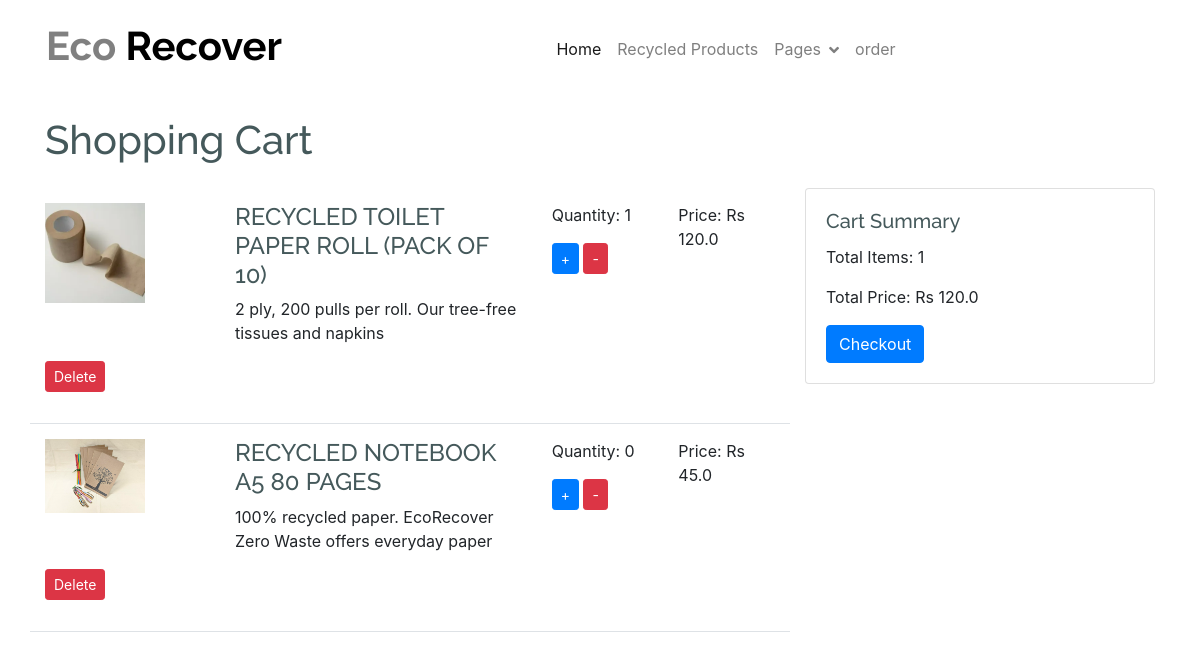
The app's page /view_cart/ (signed in), older data.
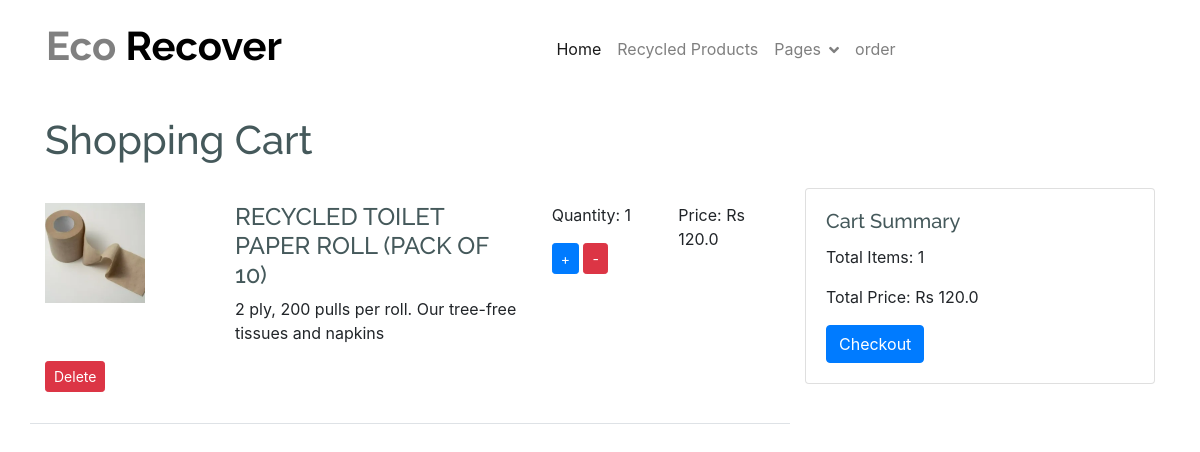
The same page, newer data.
### app322/models.py (models this page shows, shortened)
class Cart(models.Model):
    user = models.ForeignKey(User, on_delete=models.CASCADE)
    product = models.ForeignKey(Product, on_delete=models.CASCADE)
    quantity = models.PositiveIntegerField(default=1)
    date_added = models.DateTimeField(auto_now_add=True)
    image = models.ImageField(upload_to='cart_item_images/', blank=True, null=True)  # Add image field

class Product(models.Model):
    subcategory = models.ForeignKey('Subcategory', on_delete=models.CASCADE, null=True, blank=True)
    user = models.ForeignKey(User, on_delete=models.CASCADE,default=0)
    name = models.CharField(max_length=100, null=False, blank=False)
    product_image = models.ImageField(upload_to="product_images", null=False, blank=False)
    description = models.CharField(max_length=500, null=False, blank=False)
    quantity = models.IntegerField(null=False, blank=False)
    original_price = models.FloatField(null=False, blank=False)
    selling_price = models.FloatField(null=False, blank=False)
    status = models.BooleanField(default=False, help_text="0=default,1=Hidden")
    trending = models.BooleanField(default=False, help_text="0=default,1=Trending")
    created_date = models.DateTimeField(auto_now_add=True)
    updated_date = models.DateTimeField(auto_now=True)

### app322/views.py (the view)
# urls.py: path('view_cart/', views.view_cart, name='view_cart'),
@never_cache
@login_required(login_url='loginn')
def view_cart(request):
    cart_items = Cart.objects.filter(user=request.user)
    total_items = sum(item.quantity for item in cart_items)
    total_price = sum(item.product.selling_price * item.quantity for item in cart_items)
    return render(request, 'main/ecomerce/cart.html', {'cart_items': cart_items, 'total_items': total_items, 'total_price': total_price})

### templates/main/ecomerce/cart.html (shortened to what this page needs)
{% extends 'main/ecomerce/baseeco.html' %}
{% block content %}
<br><br><br><br>
<!DOCTYPE html>
<html lang="en">
<head>
    <link href="https://stackpath.bootstrapcdn.com/bootstrap/4.3.1/css/bootstrap.min.css" rel="stylesheet">
</head>
<body>
<div class="container">
    <h1 class="mb-4">Shopping Cart</h1>
    <div class="row">
        <div class="col-md-8">
            {% if cart_items %}
            {% for item in cart_items %}
            <div class="cart-item row">
                <div class="col-md-3">
                    <img src="{{ item.product.product_image.url }}" alt="{{ item.product.name }}" class="img-fluid">                </div>
                <div class="col-md-5">
                    <h4>{{ item.product.name }}</h4>
                    <p>{{ item.product.description }}</p>
                </div>
                <div class="col-md-2">
                    <p>Quantity: <span id="quantity_{{ item.id }}">{{ item.quantity }}</span></p>
                    <button class="btn btn-sm btn-primary" onclick="updateQuantity('{{ item.id }}', 'add')">+</button>
                    <button class="btn btn-sm btn-danger" onclick="updateQuantity('{{ item.id }}', 'remove')">-</button>
                </div>
                <div class="col-md-2">
                    <p>Price: Rs {{ item.product.selling_price }}</p>
                </div>
                <div class="col-md-2">
                    <p><button class="btn btn-sm btn-danger" onclick="deleteItem('{{ item.id }}')">Delete</button></p>
                </div>
            </div>
            {% endfor %}
            {% else %}
            <p>Your cart is empty.</p>
            {% endif %}
        </div>
        <div class="col-md-4">
            <div class="card">
                <div class="card-body">
                    <h5 class="card-title">Cart Summary</h5>
                    <p class="card-text">Total Items: <span id="total_items">{{ total_items }}</span></p>
                    <p class="card-text">Total Price: <span id="total_price">Rs {{ total_price }}</span></p>
                    <a id="checkoutBtn" href="{% url 'paymentform1' %}?amount={{ total_price }}" class="btn btn-primary{% if total_price <= 0 %} d-none{% endif %}">Checkout</a>
                </div>
            </div>
        </div>
    </div>
</div>
</body>
</html>
{% endblock content %}

### templates/main/ecomerce/baseeco.html (shortened to what this page needs)
<!DOCTYPE html>
{% load static %}
<html lang="en">
    <head>
        <link rel="stylesheet" href="https://use.fontawesome.com/releases/v5.15.4/css/all.css"/>
        <link href="https://cdn.jsdelivr.net/npm/bootstrap-icons@1.4.1/font/bootstrap-icons.css" rel="stylesheet">
        <link href=" {% static 'lib/lightbox/css/lightbox.min.css' %} " rel="stylesheet">
        <link href="{% static 'lib/owlcarousel/assets/owl.carousel.min.css' %}" rel="stylesheet">
        <link href="{% static 'css/ecomerce/bootstrap.min.css' %}" rel="stylesheet">
        <link href="{% static 'css/ecomerce/style.css' %}" rel="stylesheet">
    </head>
    <body>
        <div class="container-fluid fixed-top">
            <div class="container px-0">
                <nav class="navbar navbar-light bg-white navbar-expand-xl">
                    <a href="{% url "index" %}" class="navbar-brand">
                        <h1 class="text-primary display-6">
                            <span style="color: gray; font-weight: bold;">Eco</span>
                            <span style="color: black; font-weight: bold;">Recover</span>
                        </h1>
                    </a>
                    <div class="collapse navbar-collapse bg-white" id="navbarCollapse">
                        <div class="navbar-nav mx-auto">
                            <a href="{% url "ecomerce_index" %}" class="nav-item nav-link active">Home</a>
                            <a href="{% url "all_products" %}" class="nav-item nav-link">Recycled Products</a>
                            <div class="nav-item dropdown">
                                <a href="#" class="nav-link dropdown-toggle" data-bs-toggle="dropdown">Pages</a>
                            </div>
                            <a href="{% url "order_page" %}" class="nav-item nav-link">order</a>
                        </div>
                    </div>
                </nav>
            </div>
        </div>
        {% block content %}{% endblock content %}

### static/css/ecomerce/style.css (style rules this page uses)
.btn { font-weight: 600; transition: .5s; }
.fixed-top { transition: 0.5s; background: var(--bs-white); border: 0; }
.navbar .navbar-nav .nav-link { padding: 10px 15px; font-size: 16px; transition: .5s; }
.navbar { height: 100px; border-bottom: 1px solid rgba(255, 255, 255, .1); }
.navbar .navbar-nav .nav-link:hover, .navbar .navbar-nav .nav-link.active, .fixed-top.bg-white .navbar .navbar-nav .nav-link:hover, .fixed-top.bg-white .navbar .navbar-nav .nav-link.active { color: var(--bs-primary); }
.navbar .dropdown-toggle::after { border: none; content: "\f107"; font-family: "Font Awesome 5 Free"; font-weight: 700; vertical-align: middle; margin-left: 8px; }

### templates/main/ecomerce/cart.html (style rules this page uses)
body { padding-top: 20px; }
.cart-item { border-bottom: 1px solid #dee2e6; padding: 15px 0; }
.cart-item img { max-width: 100px; height: auto; }

Row changes from the older to the newer data that the page shows:
removed Cart: product.product_image (picture), product.name "RECYCLED NOTEBOOK A5 80 PAGES", product.description "100% recycled paper. EcoRecover Zero Waste offers everyday paper", quantity "0", product.selling_price "45.0"
